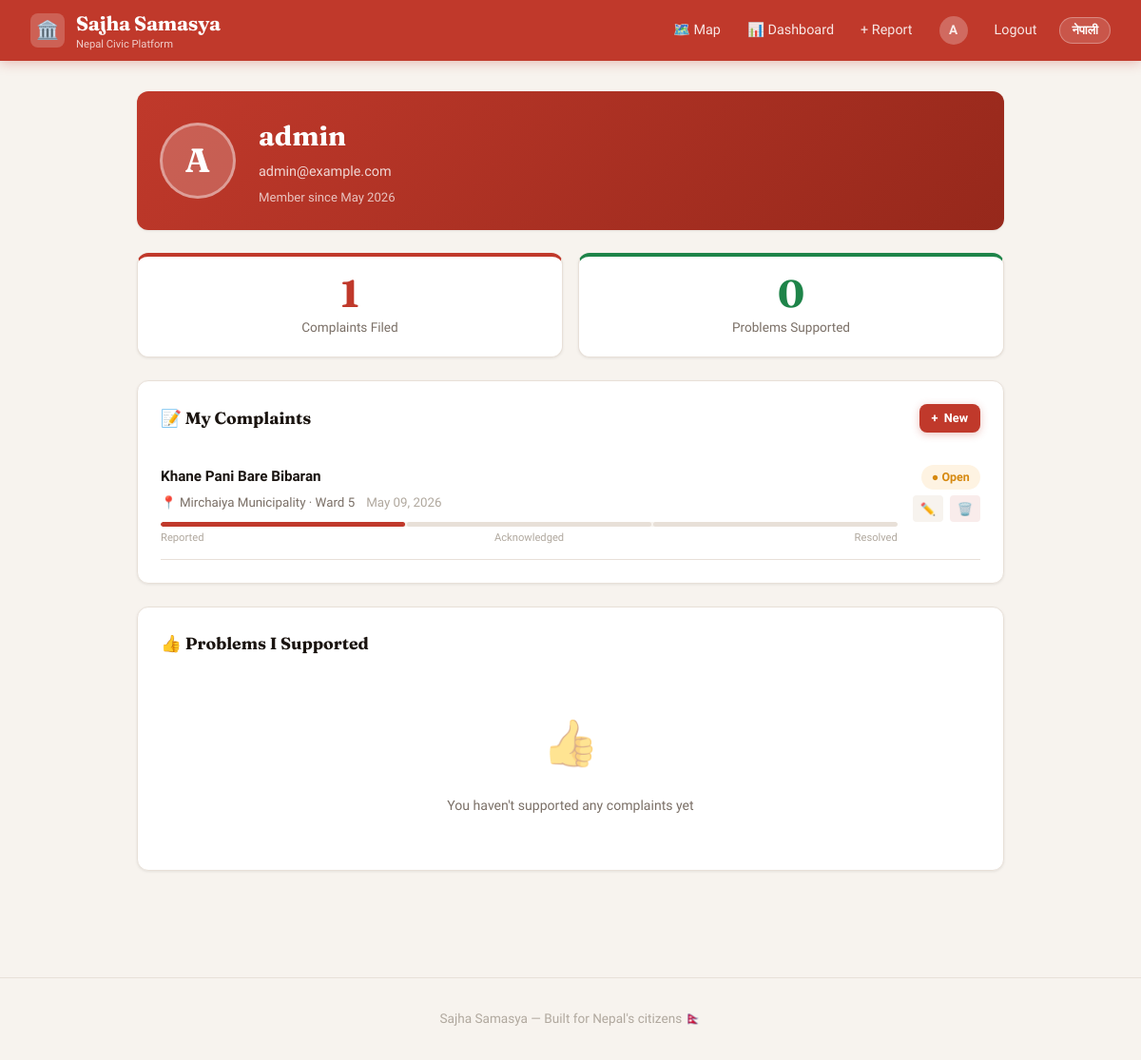
/profile/ (signed in), run on the app's committed database.
### complaints/models.py (models this page shows, shortened)
class Complaint(models.Model):
    CATEGORY_CHOICES = [
        ('Road', 'Bato'),
        ('Water', 'Khane Pani'),
        ('Electricity', 'Bijuli'),
        ('Garbage', 'Fohor'),
        ('Other', 'Aru'),
    ]
    STATUS_CHOICES = [
        ('open', 'Open'),
        ('acknowledged', 'Acknowledged'),
        ('pending', 'Pending'),
        ('in_progress', 'In Progress'),
        ('resolved', 'Resolved'),
    ]
    user = models.ForeignKey(User, on_delete=models.CASCADE)
    ward = models.ForeignKey(Ward, on_delete=models.CASCADE)
    title = models.CharField(max_length=200)
    description = models.TextField()
    category = models.CharField(max_length=50, choices=CATEGORY_CHOICES)
    status = models.CharField(max_length=50, choices=STATUS_CHOICES, default='open')
    photo = models.ImageField(upload_to='complaint_photos/', blank=True, null=True)
    latitude = models.FloatField(blank=True, null=True)  # GPS latitude
    longitude = models.FloatField(blank=True, null=True) # GPS longitude
    created_at = models.DateTimeField(auto_now_add=True)
    updated_at = models.DateTimeField(auto_now=True)

class Ward(models.Model):
    municipality = models.ForeignKey('Municipality', on_delete=models.CASCADE, null=True, blank=True)
    ward_number = models.IntegerField()

class Municipality(models.Model):
    TYPES = [
        ('Metropolitan', 'Metropolitan City'),
        ('sub_Metropolitan', 'Sub-Metropolitan City'),
        ('municipality', 'Municipality'),
        ('rural', 'Rural Municipality'),
    ]
    district = models.ForeignKey(District, on_delete=models.CASCADE)
    name = models.CharField(max_length=100)
    name_np = models.CharField(max_length=100)
    type = models.CharField(max_length=50, choices=TYPES)
    total_wards = models.IntegerField()
    def __str__(self):
        return self.name

### complaints/views.py (the view)
# urls.py: path('profile/', views.profile, name='profile'),
@login_required
def profile(request):
    user_complaints = Complaint.objects.filter(
        user=request.user
    ).select_related(
        'ward', 'ward__municipality'
    ).order_by('-created_at')
    user_upvotes = Upvote.objects.filter(
        user=request.user
    ).select_related(
        'complaint'
    ).order_by('-created_at')
    return render(request, 'profile.html', {
        'user_complaints': user_complaints,
        'user_upvotes': user_upvotes,
        'complaint_count': user_complaints.count(),
        'upvote_count': user_upvotes.count(),
    })

### complaints/templates/profile.html (shortened to what this page needs)
{% extends 'base.html' %}
{% block content %}
<div class="card" style="margin-bottom:1.5rem; background:linear-gradient(135deg, var(--red) 0%, var(--red-dark) 100%); color:white; border:none;">
    <div style="display:flex; align-items:center; gap:1.5rem;">
        <div style="width:80px; height:80px; border-radius:50%; background:rgba(255,255,255,0.2); display:flex; align-items:center; justify-content:center; font-family:'Fraunces',serif; font-size:2.2rem; font-weight:700; flex-shrink:0; border:3px solid rgba(255,255,255,0.4);">
            {{ user.username|first|upper }}
        </div>
        <div>
            <h1 style="font-family:'Fraunces',serif; font-size:1.8rem; font-weight:700; margin-bottom:0.2rem;">
                {{ user.username }}
            </h1>
            {% if user.email %}
            <p style="opacity:0.8; font-size:0.9rem; margin-bottom:0.3rem;">{{ user.email }}</p>
            {% endif %}
            <p style="opacity:0.7; font-size:0.82rem;">
                <span data-en>Member since</span>
                {{ user.date_joined|date:"F Y" }}
            </p>
        </div>
    </div>
</div>
<div style="display:grid; grid-template-columns:1fr 1fr; gap:1rem; margin-bottom:1.5rem;">
    <div class="stat-card" style="border-top:4px solid var(--red);">
        <div class="stat-number" style="color:var(--red);">{{ complaint_count }}</div>
        <div class="stat-label">
            <span data-en>Complaints Filed</span>
        </div>
    </div>
    <div class="stat-card" style="border-top:4px solid var(--green);">
        <div class="stat-number" style="color:var(--green);">{{ upvote_count }}</div>
        <div class="stat-label">
            <span data-en>Problems Supported</span>
        </div>
    </div>
</div>
<div class="card" style="margin-bottom:1.5rem;">
    <div style="display:flex; justify-content:space-between; align-items:center; margin-bottom:1.25rem;">
        <h3 style="font-family:'Fraunces',serif; font-size:1.1rem;">
            📝 <span data-en>My Complaints</span>
        </h3>
        <a href="/submit/" class="btn btn-primary btn-sm">
            + <span data-en>New</span><span data-np>नयाँ</span>
        </a>
    </div>
    {% for complaint in user_complaints %}
    <div style="padding:0.85rem 0; border-bottom:1px solid var(--border);">
        <div style="display:flex; justify-content:space-between; align-items:flex-start; gap:1rem;">
            <div style="flex:1;">
                <a href="/complaint/{{ complaint.id }}/"
                    style="text-decoration:none; color:var(--text); font-weight:600; font-size:0.95rem; display:block; margin-bottom:0.3rem;">
                    {{ complaint.title }}
                </a>
                <div style="display:flex; align-items:center; gap:0.75rem; flex-wrap:wrap;">
                    <small style="color:var(--text-muted);">
                        📍 {{ complaint.ward.municipality }} · Ward {{ complaint.ward.ward_number }}
                    </small>
                    <small style="color:var(--text-light);">
                        {{ complaint.created_at|date:"M d, Y" }}
                    </small>
                </div>
                <div style="margin-top:0.6rem;">
                    <div style="display:flex; height:5px; border-radius:10px; overflow:hidden; background:var(--bg); gap:2px;">
                        <div style="background:var(--red); flex:1; border-radius:10px;"></div>
                        <div style="flex:1; border-radius:10px; background:{% if complaint.status == 'acknowledged' or complaint.status == 'resolved' %}var(--orange){% else %}var(--border){% endif %};"></div>
                        <div style="flex:1; border-radius:10px; background:{% if complaint.status == 'resolved' %}var(--green){% else %}var(--border){% endif %};"></div>
                    </div>
                    <div style="display:flex; justify-content:space-between; font-size:0.7rem; color:var(--text-light); margin-top:0.2rem;">
                        <span data-en>Reported</span><span data-np>दर्ता</span>
                        <span data-en>Acknowledged</span><span data-np>स्वीकृत</span>
                        <span data-en>Resolved</span><span data-np>समाधान</span>
                    </div>
                </div>
            </div>
            <div style="display:flex; flex-direction:column; align-items:flex-end; gap:0.4rem; flex-shrink:0;">
                <span class="badge {% if complaint.status == 'resolved' %}badge-resolved{% elif complaint.status == 'acknowledged' %}badge-acknowledged{% else %}badge-open{% endif %}">
                    {% if complaint.status == 'resolved' %}✓{% elif complaint.status == 'acknowledged' %}⏳{% else %}●{% endif %}
                    {{ complaint.get_status_display }}
                </span>
                <div style="display:flex; gap:0.4rem;">
                    <a href="/complaint/{{ complaint.id }}/edit/"
                        style="color:var(--text-muted); font-size:0.82rem; text-decoration:none; padding:0.2rem 0.5rem; border-radius:4px; background:var(--bg);">
                        ✏️
                    </a>
                    <a href="/complaint/{{ complaint.id }}/delete/"
                        style="color:var(--red); font-size:0.82rem; text-decoration:none; padding:0.2rem 0.5rem; border-radius:4px; background:var(--red-light);">
                        🗑️
                    </a>
                </div>
            </div>
        </div>
    </div>
    {% endfor %}
</div>
<div class="card">
    <h3 style="font-family:'Fraunces',serif; font-size:1.1rem; margin-bottom:1.25rem;">
        👍 <span data-en>Problems I Supported</span>
    </h3>
    {% for upvote in user_upvotes %}
    <div style="padding:0.75rem 0; border-bottom:1px solid var(--border);">
        <a href="/complaint/{{ upvote.complaint.id }}/"
            style="text-decoration:none; color:var(--text); font-weight:600; font-size:0.92rem; display:block; margin-bottom:0.2rem;">
            {{ upvote.complaint.title }}
        </a>
        <small style="color:var(--text-muted);">
            📅 {{ upvote.created_at|date:"M d, Y" }}
        </small>
    </div>
    {% empty %}
    <div class="empty-state" style="padding:2rem;">
        <div class="empty-state-icon">👍</div>
        <p style="color:var(--text-muted); font-size:0.88rem;">
            <span data-en>You haven't supported any complaints yet</span>
        </p>
    </div>
    {% endfor %}
</div>
{% endblock %}

### complaints/templates/base.html (shortened to what this page needs)
<!DOCTYPE html>
<html lang="en">
<head>
</head>
<body>
<nav>
    <a href="/" class="nav-brand">
        <div class="nav-brand-icon">🏛️</div>
        <div>
            <span class="nav-brand-text">
                <span data-en>Sajha Samasya</span>
            </span>
            <span class="nav-brand-sub">
                <span data-en>Nepal Civic Platform</span>
            </span>
        </div>
    </a>
    <div class="nav-links">
        <a href="/map/" class="nav-link">
            <span data-en>🗺️ Map</span>
        </a>
        <a href="/dashboard/" class="nav-link">
            <span data-en>📊 Dashboard</span>
        </a>
        {% if user.is_authenticated %}
            <a href="/submit/" class="nav-link">
                <span data-en>+ Report</span>
            </a>
            <a href="/profile/" class="nav-link">
                <div class="nav-avatar">{{ user.username|first|upper }}</div>
            </a>
            <a href="/logout/" class="nav-link">
                <span data-en>Logout</span>
            </a>
        {% endif %}
        <button class="lang-btn" onclick="toggleLang()">नेपाली</button>
    </div>
</nav>
<div class="container">
    {% block content %}{% endblock %}
</div>
<footer>
    <p>
        <span data-en>Sajha Samasya — Built for Nepal's citizens 🇳🇵</span>
    </p>
</footer>
</body>
</html>

### complaints/templates/base.html (style rules this page uses)
:root { --red: #C0392B; --red-dark: #96281B; --red-light: #F9ECEB; --green: #1E8449; --green-light: #E9F7EF; --orange: #D68910; --orange-light: #FEF9E7; --bg: #F7F3EE; --surface: #FFFFFF; --border: #E8E0D8; --text: #1A1410; --text-muted:#7A6F66; --text-light:#B0A89E; --shadow-sm: 0 1px 3px rgba(0,0,0,0.08); --shadow-md: 0 4px 16px rgba(0,0,0,0.10); --shadow-lg: 0 8px 32px rgba(0,0,0,0.12); --radius: 12px; --radius-sm: 8px; }
*, *::before, *::after { box-sizing: border-box; margin: 0; padding: 0; }
html { scroll-behavior: smooth; }
body { font-family: 'Mukta', sans-serif; background: var(--bg); color: var(--text); min-height: 100vh; font-size: 16px; line-height: 1.6; }
nav { background: var(--red); padding: 0 2rem; display: flex; justify-content: space-between; align-items: center; height: 64px; position: sticky; top: 0; z-index: 100; box-shadow: 0 2px 12px rgba(192,57,43,0.3); }
.nav-brand { display: flex; align-items: center; gap: 0.75rem; text-decoration: none; color: white; }
.nav-brand-icon { width: 36px; height: 36px; background: rgba(255,255,255,0.2); border-radius: 8px; display: flex; align-items: center; justify-content: center; font-size: 1.2rem; }
.nav-brand-text { font-family: 'Fraunces', serif; font-size: 1.3rem; font-weight: 700; letter-spacing: -0.01em; }
.nav-brand-sub { font-size: 0.7rem; opacity: 0.75; display: block; margin-top: -4px; font-family: 'Mukta', sans-serif; }
.nav-links { display: flex; align-items: center; gap: 0.25rem; }
.nav-link { color: rgba(255,255,255,0.88); text-decoration: none; padding: 0.4rem 0.75rem; border-radius: 6px; font-size: 0.9rem; font-weight: 500; transition: all 0.15s; }
.nav-avatar { width: 30px; height: 30px; background: rgba(255,255,255,0.25); border-radius: 50%; display: flex; align-items: center; justify-content: center; font-weight: 700; font-size: 0.85rem; }
.lang-btn { background: rgba(255,255,255,0.15); color: white; border: 1px solid rgba(255,255,255,0.3); padding: 0.3rem 0.75rem; border-radius: 20px; cursor: pointer; font-size: 0.8rem; font-weight: 600; font-family: 'Mukta', sans-serif; transition: all 0.15s; margin-left: 0.5rem; }
.container { max-width: 960px; margin: 0 auto; padding: 2rem 1.5rem; }
.card { background: var(--surface); border-radius: var(--radius); padding: 1.5rem; margin-bottom: 1rem; box-shadow: var(--shadow-sm); border: 1px solid var(--border); transition: box-shadow 0.2s, transform 0.2s; }
.btn { display: inline-flex; align-items: center; gap: 0.4rem; padding: 0.5rem 1.2rem; border-radius: var(--radius-sm); border: none; cursor: pointer; font-size: 0.9rem; font-weight: 600; font-family: 'Mukta', sans-serif; text-decoration: none; transition: all 0.15s; white-space: nowrap; }
.btn-primary { background: var(--red); color: white; box-shadow: 0 2px 8px rgba(192,57,43,0.3); }
.btn-sm { padding: 0.3rem 0.8rem; font-size: 0.8rem; }
.badge { display: inline-flex; align-items: center; padding: 0.2rem 0.7rem; border-radius: 20px; font-size: 0.78rem; font-weight: 600; gap: 0.3rem; }
.badge-open { background: #FEF3E2; color: #D68910; }
.empty-state { text-align: center; padding: 4rem 2rem; color: var(--text-muted); }
.empty-state-icon { font-size: 3rem; margin-bottom: 1rem; opacity: 0.5; }
.stat-card { background: var(--surface); border-radius: var(--radius); padding: 1.2rem 1.5rem; border: 1px solid var(--border); box-shadow: var(--shadow-sm); text-align: center; }
.stat-number { font-family: 'Fraunces', serif; font-size: 2.5rem; font-weight: 700; line-height: 1; margin-bottom: 0.3rem; }
.stat-label { font-size: 0.85rem; color: var(--text-muted); font-weight: 500; }
footer { margin-top: 4rem; padding: 2rem; text-align: center; color: var(--text-light); font-size: 0.85rem; border-top: 1px solid var(--border); }
.card { animation: fadeUp 0.3s ease forwards; }

### data on the page
Complaint: title "Khane Pani Bare Bibaran", ward.municipality "Mirchaiya Municipality", ward.ward_number "5", created_at "May 09, 2026", status "Open"

### other printed values
{{ user.username|first|upper }} "A"
{{ user.username }} "admin"
{{ user.email }} "admin@example.com"
{{ user.date_joined|date:"F Y" }} "May 2026"
{{ complaint_count }} "1"
{{ upvote_count }} "0"
